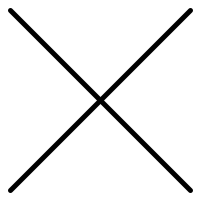
Frame 1 (no input)
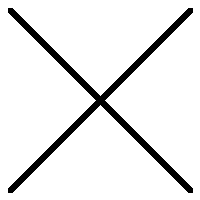
Frame 60 (the mouse pressed at the canvas centre just before this capture)
Frame 120 (the mouse held since frame 60 and released just before this capture): identical to frame 60, image omitted

The Processing sketch that drew these frames (run headless with seeded random() and noise(); from frame 60 on, the mouse is pressed at the canvas centre):

// Processing sketch: processing_15388
// ── processing_15388.pde






void setup() {
  size(200,200);
    background(255);

}
 
void draw() {
  strokeWeight(5);
  line(10,10,190,190);
  line(190,10,10,190);
}

                
                
